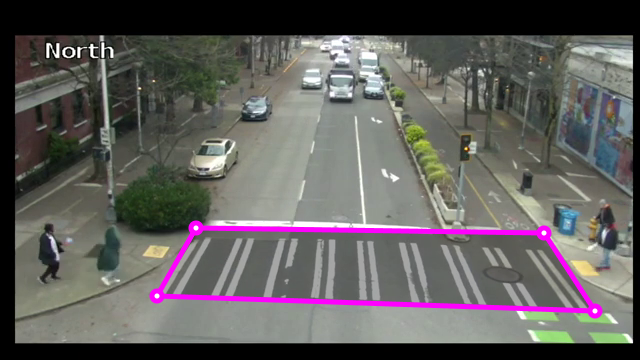
#> input picture image.png, 640 x 360 px
$ python -i test_detector.py   (imports and definitions only)
#> lines starting #> are read from the running program, lines starting #| are printed output that depends on the picture; after the words box and inside, x2 and y2 are one past the last pixel; in counts of white or black regions, pixels touching at a corner belong together
#> further down, picture is the input picture: shape (360, 640, 3); mean B, G, R 92.9, 94.1, 97.1
# Yaya gecidi tespit algoritmini debug eder.
# Kullanim: python test_detector.py
# Cikti: D:\SmartWalk\ klasorune debug goruntuleri kaydeder.

import sys
import os
sys.path.insert(0, 'D:/SmartWalk/lib')

import cv2
import numpy as np

VIDEO = r"D:\SmartWalk\video\crosswalk.mp4"
OUT_DIR = r"D:\SmartWalk"


def run_debug(frame):
    h, w = frame.shape[:2]
#> h = 360; w = 640
    gray = cv2.cvtColor(frame, cv2.COLOR_BGR2GRAY)
    roi_top = h // 3
#> roi_top = 120
    roi = gray[roi_top:h, :]
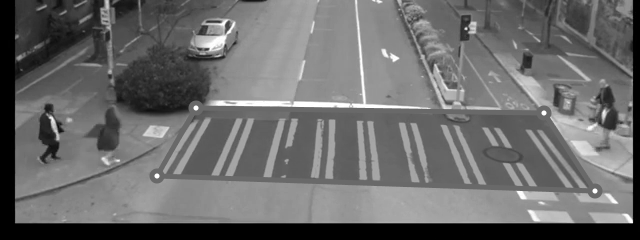
#> roi: shape (240, 640); min 0, max 255, mean 107.6

    os.makedirs(OUT_DIR, exist_ok=True)

    # Gri goruntu + ROI cizgisi
    gray_full = cv2.cvtColor(gray, cv2.COLOR_GRAY2BGR)
    cv2.line(gray_full, (0, roi_top), (w, roi_top), (0, 255, 255), 2)
    cv2.putText(gray_full, "ROI baslangiç", (5, roi_top - 5),
                cv2.FONT_HERSHEY_SIMPLEX, 0.5, (0, 255, 255), 1)
    cv2.imwrite(os.path.join(OUT_DIR, "dbg_0_gray.jpg"), gray_full)
    print(f"[1] Gri goruntu + ROI: dbg_0_gray.jpg  (boyut={w}x{h})")
#| [1] Gri goruntu + ROI: dbg_0_gray.jpg  (boyut=640x360)

    best = {"thresh": None, "area": 0, "img": None, "polygon": None}

    for thresh_val in [120, 140, 160, 180, 200, 220]:
        _, white = cv2.threshold(roi, thresh_val, 255, cv2.THRESH_BINARY)

        kw = max(20, w // 20)
        kernel_h = cv2.getStructuringElement(cv2.MORPH_RECT, (kw, 3))
        stripes = cv2.morphologyEx(white, cv2.MORPH_OPEN, kernel_h)

        kernel_v = cv2.getStructuringElement(cv2.MORPH_RECT, (3, 25))
        merged = cv2.morphologyEx(stripes, cv2.MORPH_CLOSE, kernel_v)

        contours, _ = cv2.findContours(merged, cv2.RETR_EXTERNAL, cv2.CHAIN_APPROX_SIMPLE)
        total_area = sum(cv2.contourArea(c) for c in contours)

        # Gorsel
        vis = cv2.cvtColor(merged, cv2.COLOR_GRAY2BGR)
        for c in contours:
            a = cv2.contourArea(c)
            cv2.drawContours(vis, [c], -1, (0, 120, 255), 2)
            x, y, bw2, bh2 = cv2.boundingRect(c)
            cv2.putText(vis, f"{int(a)}", (x, max(0, y - 3)),
                        cv2.FONT_HERSHEY_SIMPLEX, 0.4, (0, 220, 0), 1)

        tag = f"T={thresh_val}  contour sayisi={len(contours)}  toplam_alan={int(total_area)}"
        cv2.putText(vis, tag, (5, 20), cv2.FONT_HERSHEY_SIMPLEX, 0.45, (255, 255, 0), 1)

        # Tum frame yuksekligi ile birlesik goster
        full = np.zeros((h, w, 3), dtype=np.uint8)
        full[roi_top:h, :] = vis
        cv2.line(full, (0, roi_top), (w, roi_top), (0, 255, 255), 1)
        fname = f"dbg_thresh_{thresh_val}.jpg"
        cv2.imwrite(os.path.join(OUT_DIR, fname), full)
        print(f"[T={thresh_val}]  kontur={len(contours)}  toplam_alan={int(total_area)}  → {fname}")

        if contours:
            largest = max(contours, key=cv2.contourArea)
            la = cv2.contourArea(largest)
            if la > best["area"]:
                best["area"] = la
                best["thresh"] = thresh_val
                x, y, bw2, bh2 = cv2.boundingRect(largest)
                y_real = y + roi_top
                pad = 5
                best["polygon"] = np.array([
                    [max(0, x - pad),       max(0, y_real - pad)],
                    [min(w, x + bw2 + pad), max(0, y_real - pad)],
                    [min(w, x + bw2 + pad), min(h, y_real + bh2 + pad)],
                    [max(0, x - pad),       min(h, y_real + bh2 + pad)],
                ], dtype=np.int32)
#> this loop made 6 passes
#> (total_area, la, x, y, bw2, bh2, y_real) on pass 1: (54371.5, 31117.5, 16, 116, 618, 107, 236)
#> (total_area, tag, largest, la) on pass 5: (469.5, 'T=200  contour sayisi=3  toplam_alan=469', [[237, 101], [237, 105], [286, 105], [286, 101]], 196)
#| [T=120]  kontur=2  toplam_alan=54371  → dbg_thresh_120.jpg
#| [T=140]  kontur=6  toplam_alan=32028  → dbg_thresh_140.jpg
#| [T=160]  kontur=5  toplam_alan=5949  → dbg_thresh_160.jpg
#| [T=180]  kontur=2  toplam_alan=1410  → dbg_thresh_180.jpg
#| [T=200]  kontur=3  toplam_alan=469  → dbg_thresh_200.jpg
#| [T=220]  kontur=2  toplam_alan=362  → dbg_thresh_220.jpg
#> pass 1, in run_debug, `_, white = cv2.threshold(roi, thresh_val, 255, cv2.THRESH_BINARY)`:
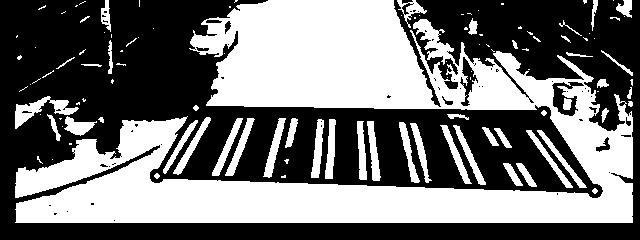
#> white: shape (240, 640); 45.6% white; 113 white regions (64 under 20 px), largest, box (x1, y1, x2, y2) and area: (15, 0, 633, 223) 59847, (15, 96, 79, 129) 701, (263, 118, 286, 178) 460
#> pass 1, in run_debug, `merged = cv2.morphologyEx(stripes, cv2.MORPH_CLOSE, kernel_v)`:
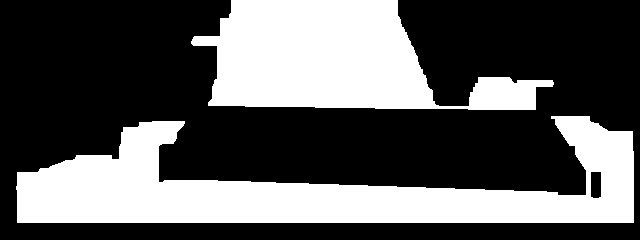
#> merged: shape (240, 640); 36.1% white; 2 white regions, box (x1, y1, x2, y2) and area: (16, 116, 634, 223) 31680, (191, 0, 554, 110) 23732
#> after the loop:
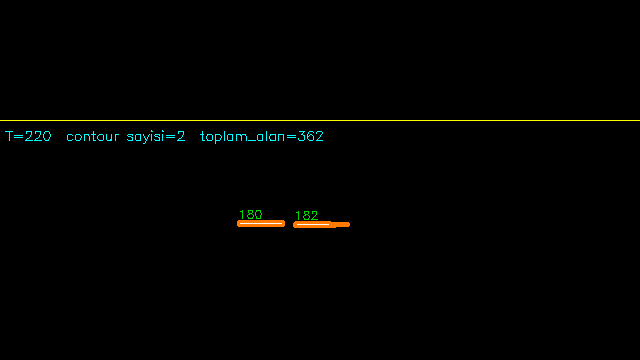
#> full: shape (360, 640, 3); mean B, G, R 0.8, 1.9, 1.5
#> after the loop:
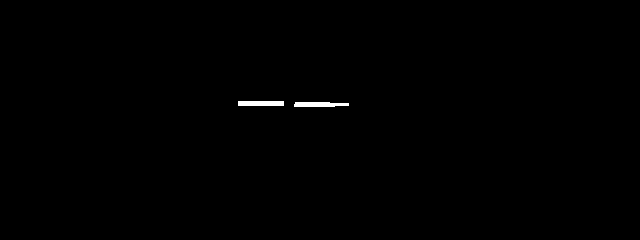
#> merged: shape (240, 640); 0.31% white; 2 white regions, box (x1, y1, x2, y2) and area: (294, 102, 349, 107) 240, (238, 101, 284, 106) 230
#> after the loop:
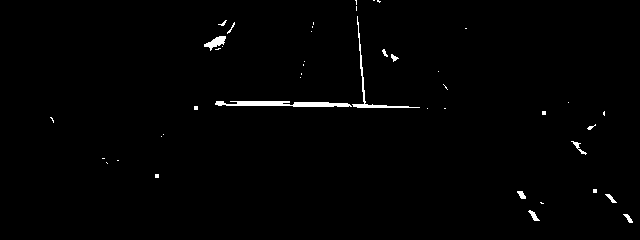
#> white: shape (240, 640); 1% white; 44 white regions (31 under 20 px), largest, box (x1, y1, x2, y2) and area: (215, 101, 352, 107) 591, (352, 16, 420, 108) 325, (204, 36, 226, 51) 156
#> after the loop, best = 4 items

    # Sonuc
    result = frame.copy()
    if best["polygon"] is not None:
        poly = best["polygon"].reshape(-1, 1, 2)
#> poly = [[11, 231], [639, 231], [639, 348], [11, 348]]
        cv2.polylines(result, [poly], True, (0, 255, 0), 3)
        label = f"TESPIT EDILDI (T={best['thresh']}  alan={int(best['area'])})"
#> label = 'TESPIT EDILDI (T=120  alan=31117)'
        cv2.putText(result, label, (10, 30), cv2.FONT_HERSHEY_SIMPLEX, 0.7, (0, 255, 0), 2)
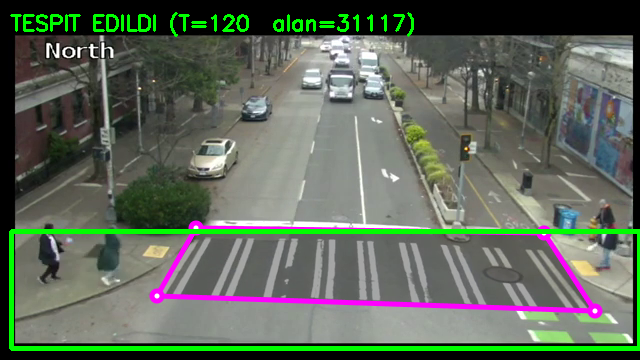
#> result: shape (360, 640, 3); mean B, G, R 90.7, 104, 94.8
        print(f"\n[OK] En iyi esik: T={best['thresh']}  buyuk_alan={int(best['area'])}")
#| [OK] En iyi esik: T=120  buyuk_alan=31117
        print(f"     Polygon: {best['polygon'].tolist()}")
#|      Polygon: [[11, 231], [639, 231], [639, 348], [11, 348]]
    else:
        cv2.putText(result, "TESPIT EDILEMEDI", (10, 30),
                    cv2.FONT_HERSHEY_SIMPLEX, 0.9, (0, 0, 255), 2)
        print("\n[FAIL] Hicbir esik ile tespit yapilamadi.")
        print("       Manuel koordinatlar kullanilacak.")

    cv2.imwrite(os.path.join(OUT_DIR, "dbg_result.jpg"), result)
    print(f"\n[Son] Sonuc: D:\\SmartWalk\\dbg_result.jpg")


def main():
    if not os.path.exists(VIDEO):
        print(f"[Hata] Video bulunamadi: {VIDEO}")
        print("       Baska bir yol girmek icin scripti duzenle.")
        sys.exit(1)

    cap = cv2.VideoCapture(VIDEO)
    # Ortadaki kareyi al
    total = int(cap.get(cv2.CAP_PROP_FRAME_COUNT))
    cap.set(cv2.CAP_PROP_POS_FRAMES, total // 2)
    ret, frame = cap.read()
    cap.release()

    if not ret or frame is None:
        print("[Hata] Video okunamadi.")
        sys.exit(1)

    print(f"Analiz edilen kare: {total // 2}/{total}  boyut={frame.shape[1]}x{frame.shape[0]}")
    run_debug(frame)


# [2 lines not run here, left out]

>>> import cv2
>>> picture = cv2.imread('image.png')
>>> result = run_debug(picture)

$ run again, on Kare Sec - SPACE=Duraklat  S=Kaydet  Q=Cik.png
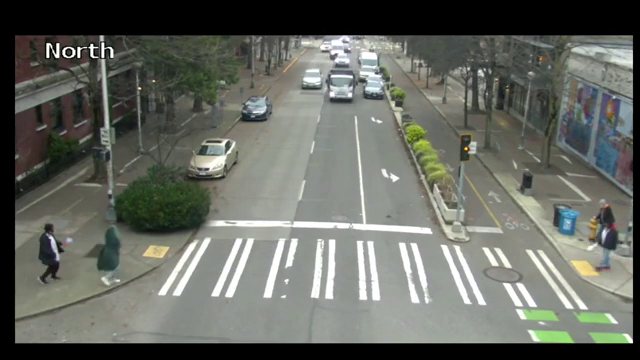
#> input picture Kare Sec - SPACE=Duraklat  S=Kaydet  Q=Cik.png, 640 x 360 px
#> picture is the input picture: shape (360, 640, 3); mean B, G, R 97.3, 104.5, 101.7
#| [1] Gri goruntu + ROI: dbg_0_gray.jpg  (boyut=640x360)
#> the loop in run_debug, `for thresh_val in [120, 140, 160, 180, 200, 220]:` made 6 passes
#> (total_area, la, x, y, bw2, bh2, y_real) on pass 1: (85727.5, 85727.5, 16, 0, 618, 223, 120)
#> (printed output is left out)
#> pass 1, in run_debug, `merged = cv2.morphologyEx(stripes, cv2.MORPH_CLOSE, kernel_v)`:
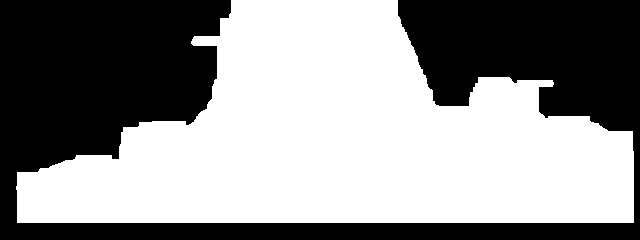
#> merged: shape (240, 640); 56.4% white; 1 black region, box (x1, y1, x2, y2) and area: (0, 0, 640, 240) 67011
#> after the loop in run_debug, `for thresh_val in [120, 140, 160, 180, 200, 220]:`: best = 4 items
#> poly = [[11, 115], [639, 115], [639, 348], [11, 348]]
#> label = 'TESPIT EDILDI (T=120  alan=85727)'
#> in run_debug, `cv2.putText(result, label, (10, 30), cv2.FONT_HERSHEY_SIMPLEX, 0.7, (0..`:
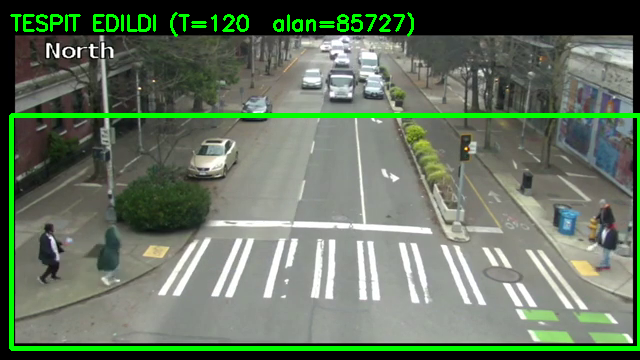
#> result: shape (360, 640, 3); mean B, G, R 96.1, 115.2, 100.4
#| [OK] En iyi esik: T=120  buyuk_alan=85727
#|      Polygon: [[11, 115], [639, 115], [639, 348], [11, 348]]
